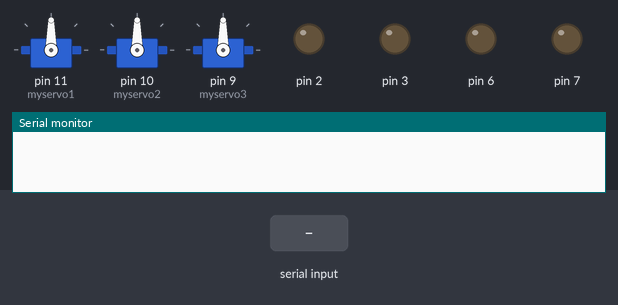
The sketch below on a simulated Arduino Uno, built with avr-gcc and run on an emulated ATmega328P. On the bench: 3 × servo, output pins drawn as LEDs (lit = HIGH), the last lines printed to the serial monitor. Inputs (shaded band) come from the test bench.

Above: at 1.7 s.
1.8 s: "3" received over Serial
At 2.4 s:
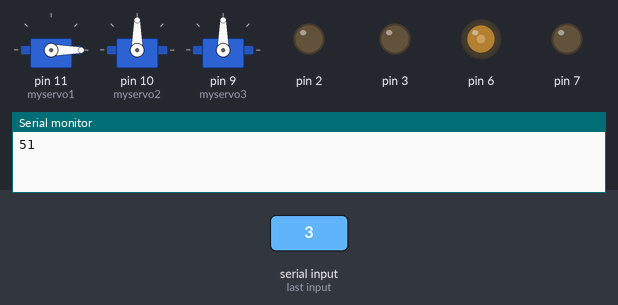
3.3 s: "0" received over Serial
At 4.5 s:
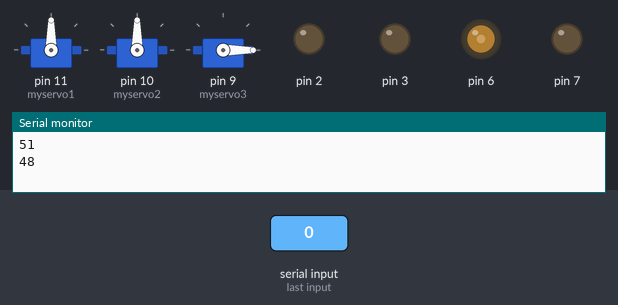
4.8 s: "1" received over Serial
At 5.9 s:
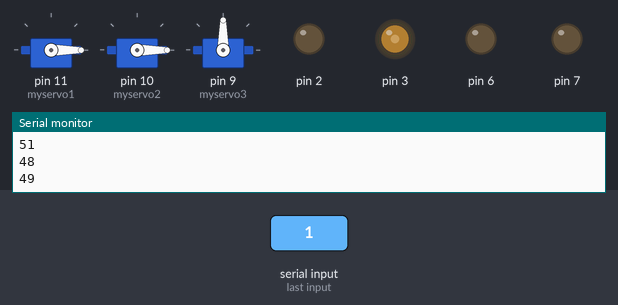
6.3 s: "4" received over Serial
At 7.0 s:
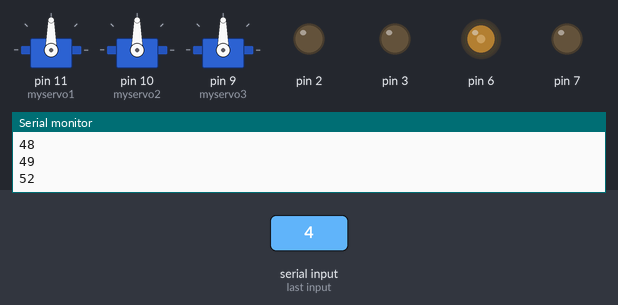
Timing chart, 0 to 8.8 s (numbered marks = the images above; inputs shaded):
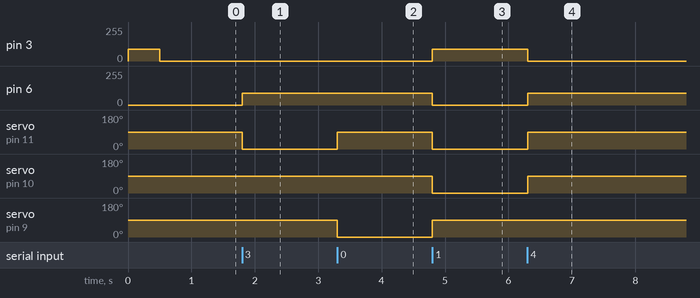

Measured:
- after the input at 1.8 s, pin 6: 0/255 → 90/255 at once; servo on pin 11 (myservo1): 90° → 0° at once
- after the input at 3.3 s, servo on pin 11 (myservo1): 0° → 90° at once; servo on pin 9 (myservo3): 90° → 0° at once
- after the input at 4.8 s, pin 3: 0/255 → 90/255 at once; pin 6: 90/255 → 0/255 at once; servo on pin 11 (myservo1), servo on pin 10 (myservo2): 90° → 0° at once; servo on pin 9 (myservo3): 0° → 90° at once
- after the input at 6.3 s, pin 3: 90/255 → 0/255 at once; pin 6: 0/255 → 90/255 at once; servo on pin 11 (myservo1), servo on pin 10 (myservo2): 0° → 90° at once

The sketch:

hand.ino
```cpp
#include <Servo.h>

/*
 * 9 食指
 * 10 中指
 * 11 小智
 * 角度小往里
 *
 * 3.6 大拇指关节
 * 2.7 大拇指上关节
 */

Servo myservo1;
Servo myservo2;
Servo myservo3;


int flag = 0;

void setup() {
  // put your setup code here, to run once:
  Serial.begin(115200);
  myservo1.attach(11);
  myservo2.attach(10);
  myservo3.attach(9);

  pinMode(3,OUTPUT);
  pinMode(6,OUTPUT);
  analogWrite(6,0);
  analogWrite(3,90);
  delay(500);
  analogWrite(6,0);
  analogWrite(3,0);

  pinMode(7,OUTPUT);
  pinMode(2,OUTPUT);

}

void loop() {
  // put your main code here, to run repeatedly:
  if (Serial.available() > 0){
  flag = Serial.read();
  Serial.println(flag);
  if(flag == '3'){
      gesture1();
      flag = '0';
    }
  else if(flag == '5'){
      gesture2();
      flag = '0';
    }
  else if(flag == '0'){
      gesture3();
      flag = '0';
    }
  else if(flag == '1'){
      gesture4();
      flag = '0';
    }
   else if(flag == '4'){
      gesture5();
      flag = '0';
    }
  else{
      stopp();
    }

  }
}

void stopp(){
    analogWrite(6,0);
    analogWrite(3,0);
    analogWrite(7,0);
    analogWrite(2,0);
  }

void gesture1(){
    myservo1.write(0);
    myservo2.write(90);
    myservo3.write(90);
    analogWrite(6,90);
    analogWrite(3,0);
    delay(750);
  }

void gesture2(){
    myservo1.write(90);
    myservo2.write(90);
    myservo3.write(90);
    analogWrite(6,0);
    analogWrite(3,90);
    delay(500);
  }

void gesture3(){
    myservo3.write(0);
    myservo2.write(90);
    myservo1.write(90);
    analogWrite(6,90);
    analogWrite(3,0);
    delay(500);
  }

void gesture4(){
    myservo3.write(90);
    myservo2.write(0);
    myservo1.write(0);
    analogWrite(6,0);
    analogWrite(3,90);
    delay(250);
  }

void gesture5(){
    myservo3.write(90);
    myservo2.write(90);
    myservo1.write(90);
    analogWrite(6,90);
    analogWrite(3,0);
    delay(750);
  }

void gesture6(){
    myservo1.write(0);
    myservo2.write(90);
    myservo3.write(90);
    analogWrite(6,90);
    analogWrite(3,0);
    delay(750);
  }
```
